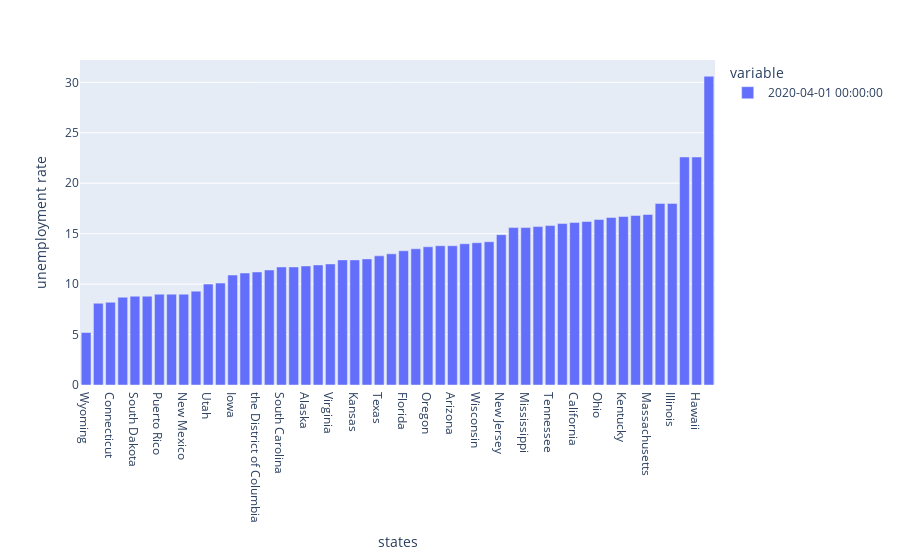

The cell this chart's notebook holds for it:
### Code cell
px_fig = px.bar(data_frame = april_2020_df, labels = {'value' : 'unemployment rate', 'index' : 'states'})
px_fig.show()

### Figure 1 — Plotly figure (JSON) as saved in the notebook; plotly's stock layout.template omitted (floating-point values rounded to 4 significant figures)
{"data": [{"alignmentgroup": "True", "hovertemplate": "variable=2020-04-01 00:00:00<br>states=%{x}<br>unemployment rate=%{y}<extra></extra>", "legendgroup": "2020-04-01 00:00:00", "marker": {"color": "#636efa", "pattern": {"shape": ""}}, "name": "2020-04-01 00:00:00", "offsetgroup": "2020-04-01 00:00:00", "orientation": "v", "showlegend": true, "textposition": "auto", "type": "bar", "x": ["Wyoming", "Nebraska", "Connecticut", "North Dakota", "South Dakota", "Minnesota", "Puerto Rico", "Maryland", "New Mexico", "Maine", "Utah", "Arkansas", "Iowa", "Colorado", "the District of Columbia", "Missouri", "South Carolina", "Idaho", "Alaska", "Montana", "Virginia", "Georgia", "Kansas", "Oklahoma", "Texas", "Delaware", "Florida", "Louisiana", "Oregon", "Alabama", "Arizona", "Vermont", "Wisconsin", "North Carolina", "New Jersey", "New York", "Mississippi", "West Virginia", "Tennessee", "New Hampshire", "California", "Pennsylvania", "Ohio", "Washington", "Kentucky", "Indiana", "Massachusetts", "Rhode Island", "Illinois", "Michigan", "Hawaii", "Nevada"], "xaxis": "x", "y": [5.2, 8.1, 8.2, 8.7, 8.8, 8.8, 9, 9, 9, 9.3, 10, 10.1, 10.9, 11.1, 11.2, 11.4, 11.7, 11.7, 11.8, 11.9, 12, 12.4, 12.4, 12.5, 12.8, 13, 13.3, 13.5, 13.7, 13.8, 13.8, 14, 14.1, 14.2, 14.9, 15.6, 15.6, 15.7, 15.8, 16, 16.1, 16.2, 16.4, 16.6, 16.7, 16.8, 16.9, 18, 18, 22.6, 22.6, 30.6], "yaxis": "y"}], "layout": {"barmode": "relative", "legend": {"title": {"text": "variable"}, "tracegroupgap": 0}, "margin": {"t": 60}, "xaxis": {"anchor": "y", "domain": [0, 1], "title": {"text": "states"}}, "yaxis": {"anchor": "x", "domain": [0, 1], "title": {"text": "unemployment rate"}}}}
